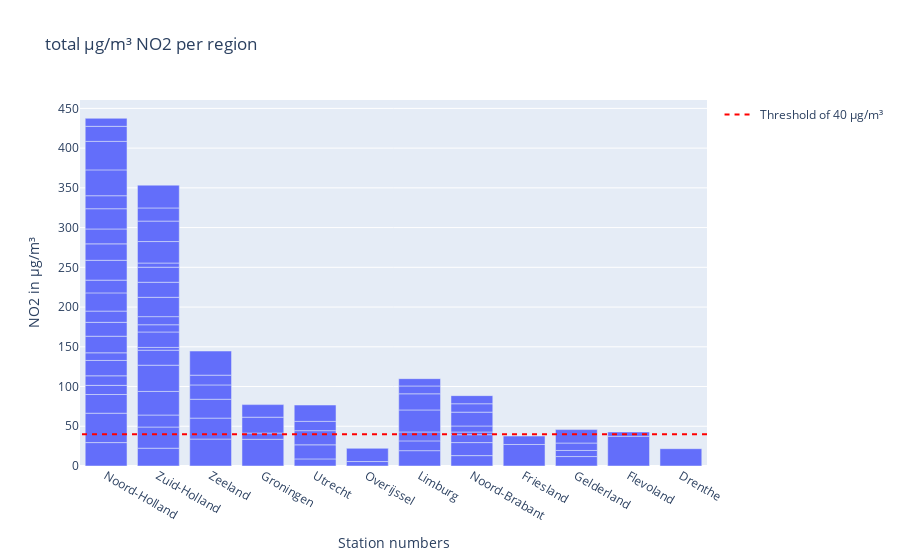

Here is the notebook cell this chart was saved with:
### Markdown cell above
### Note for visualization team: add legend for the red line which represent the threshold.

### Code cell
import plotly.express as px
import plotly.graph_objects as go


bar = px.bar(meanlocation, x=NO2_pvencoding, y= 'value', title='total µg/m³ NO2 per region')
bar.update_layout(yaxis_title='NO2 in µg/m³', xaxis_title= "Station numbers", barmode='group') 
#bar.add_shape(type='line', y0=40, y1=40, xref='paper', x0=0, x1=1, line_color='red')
bar.add_shape(
    legendrank=1,
    showlegend=True,
    type="line",
    xref="paper",
    line=dict(dash="5px", color='red'),
    x0=1,
    x1=0,
    y0=40,
    y1=40,
    name='Threshold of 40 µg/m³'
)

bar.show()

### Figure 1 — Plotly figure (JSON) as saved in the notebook; plotly's stock layout.template omitted (floating-point values rounded to 4 significant figures)
{"data": [{"hovertemplate": "x=%{x}<br>value=%{y}<extra></extra>", "legendgroup": "", "marker": {"color": "#636efa", "pattern": {"shape": ""}}, "name": "", "orientation": "v", "showlegend": false, "textposition": "auto", "type": "bar", "x": ["Noord-Holland", "Noord-Holland", "Zuid-Holland", "Zuid-Holland", "Zeeland", "Zeeland", "Groningen", "Noord-Holland", "Zuid-Holland", "Zuid-Holland", "Noord-Holland", "Utrecht", "Noord-Holland", "Overijssel", "Noord-Holland", "Noord-Holland", "Limburg", "Noord-Brabant", "Zeeland", "Friesland", "Zuid-Holland", "Utrecht", "Zeeland", "Utrecht", "Utrecht", "Gelderland", "Zeeland", "Noord-Brabant", "Zeeland", "Friesland", "Zuid-Holland", "Zuid-Holland", "Noord-Holland", "Noord-Holland", "Flevoland", "Zuid-Holland", "Zuid-Holland", "Noord-Holland", "Zuid-Holland", "Limburg", "Zuid-Holland", "Drenthe", "Noord-Holland", "Zuid-Holland", "Noord-Holland", "Noord-Brabant", "Limburg", "Noord-Holland", "Zuid-Holland", "Gelderland", "Groningen", "Flevoland", "Zuid-Holland", "Noord-Brabant", "Noord-Holland", "Noord-Brabant", "Limburg", "Noord-Holland", "Zuid-Holland", "Noord-Holland", "Noord-Holland", "Utrecht", "Noord-Brabant", "Zuid-Holland", "Noord-Brabant", "Noord-Brabant", "Noord-Holland", "Noord-Holland", "Gelderland", "Noord-Holland", "Overijssel", "Zuid-Holland", "Groningen", "Groningen", "Noord-Holland", "Limburg", "Limburg", "Limburg", "Gelderland", "Zuid-Holland"], "xaxis": "x", "y": [29.46, 36.96, 22.39, 26.65, 33.88, 26.36, 33.63, 23.53, 15.12, 29.68, 11.52, 8.906, 12.03, 5.616, 19.31, 9.626, 19.31, 13.06, 23.75, 27.06, 33.01, 17.75, 18.01, 17.81, 11.67, 11.89, 12.29, 16.41, 30.38, 10.63, 18.88, 3.512, 20.84, 17.5, 37.45, 19.42, 9.077, 14.15, 10.21, 12.3, 24.32, 21.76, 22.91, 18.93, 16.03, 9.912, 11.25, 24.97, 18.96, 7.631, 7.815, 5.382, 5.253, 3.384, 20.67, 7.572, 27.68, 18.75, 27.02, 25.46, 16.36, 20.6, 17.42, 25.74, 10.56, 10.22, 32.52, 35.85, 9.392, 18.95, 16.62, 16.55, 19.98, 15.84, 10.1, 20.3, 9.857, 9.2, 16.91, 28.68], "yaxis": "y"}], "layout": {"barmode": "group", "legend": {"tracegroupgap": 0}, "shapes": [{"legendrank": 1, "line": {"color": "red", "dash": "5px"}, "name": "Threshold of 40 µg/m³", "showlegend": true, "type": "line", "x0": 1, "x1": 0, "xref": "paper", "y0": 40, "y1": 40}], "title": {"text": "total µg/m³ NO2 per region"}, "xaxis": {"anchor": "y", "domain": [0, 1], "title": {"text": "Station numbers"}}, "yaxis": {"anchor": "x", "domain": [0, 1], "title": {"text": "NO2 in µg/m³"}}}}
